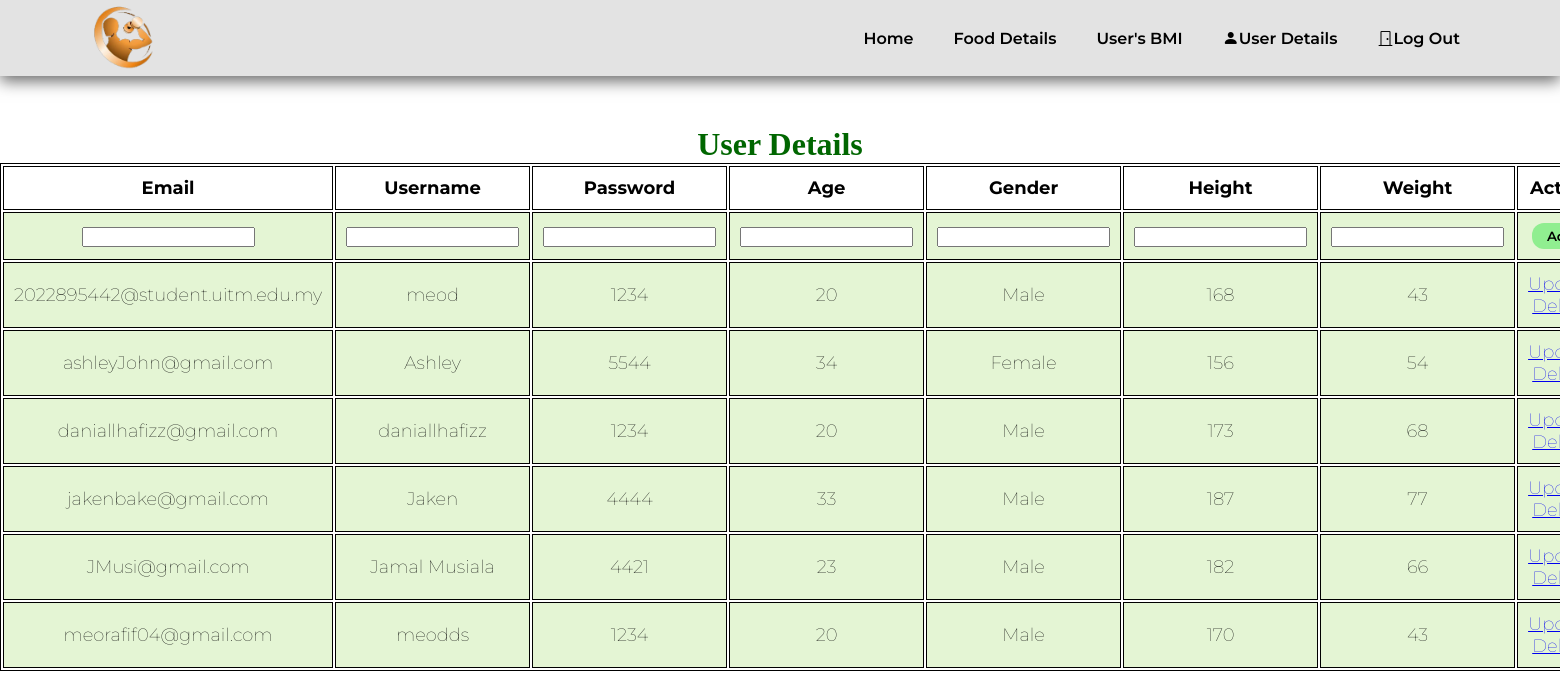
/adminuser.php (signed in), run on an earlier commit of the app's database.
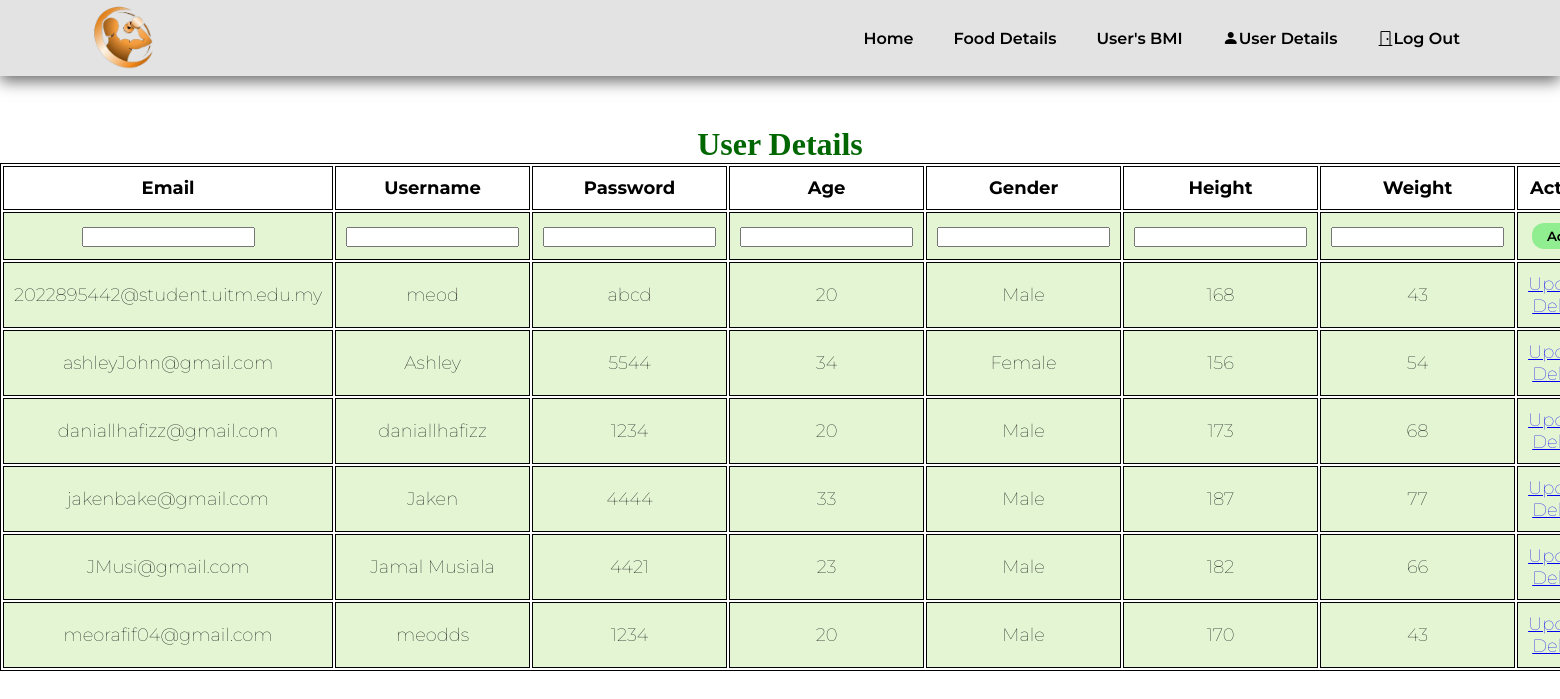
And on a later commit of the database.
### tables this page shows
CREATE TABLE `user` (
  `email` varchar(35) NOT NULL,
  `username` varchar(25) NOT NULL,
  `pass_word` varchar(30) DEFAULT NULL,
  `age` int NOT NULL,
  `gender` varchar(10) NOT NULL,
  `height` int NOT NULL,
  `weight` int NOT NULL
);

### adminuser.php (the view, shortened to what this page needs)
<?php
include 'conn.php';
$sql = " SELECT * FROM user ORDER BY email ASC ";
$result = $conn->query($sql);
?>
<!DOCTYPE html>
<html lang="en">
<head>
    <link rel="stylesheet" href="https://cdn.jsdelivr.net/npm/bootstrap-icons@1.8.3/font/bootstrap-icons.css">
    <link rel="stylesheet" href="css/home.css">
</head>
<body>
<section id="header">
        <a href="#"><img id="logo" src="newlogo2.png" alt="" class="logo" width="90" height=auto></a>
        <div>
            <ul id="navbar">
                <li><a href="adminhome.php">Home</a></li>
                <li><a href="adminfood.php">Food Details</a></li>
                <li><a href="adminbmi.php">User's BMI</a></li>
                <li><a href="adminuser.php"><i class='bi bi-person-fill'></i>User Details</a></li>
                <li><a href="login.php"><i class="bi bi-door-closed"></i>Log Out</a></li>
            </ul>
        </div>
    </section>
    <section>
        <h1>User Details</h1>
        <table>
            <tr>
                <th>Email</th>
                <th>Username</th>
                <th>Password</th>
                <th>Age</th>
                <th>Gender</th>
                <th>Height</th>
                <th>Weight</th>
                <th>Action</th>
            </tr>
            <tr>
                <form action="" method="post">
                    <td><input type="text" name="email"></td>
                    <td><input type="text" name="username"></td>
                    <td><input type="text" name="password"></td>
                    <td><input type="text" name="age"></td>
                    <td><input type="text" name="gender"></td>
                    <td><input type="text" name="height"></td>
                    <td><input type="text" name="weight"></td>
                    <td><a href=""><button name="addBtn" style="background-color: lightgreen;">Add</button></a></td>
                </form>
            </tr>
            <?php
                while($rows=$result->fetch_assoc())
                {
            ?>
            <tr>
                <td><?php echo $rows['email'];?></td>
                <td><?php echo $rows['username'];?></td>
                <td><?php echo $rows['pass_word'];?></td>
                <td><?php echo $rows['age'];?></td>
                <td><?php echo $rows['gender'];?></td>
                <td><?php echo $rows['height'];?></td>
                <td><?php echo $rows['weight'];?></td>
                <td><?php echo "<a href=updateuser.php?email=$rows[email]>Update</a>";?>
                <?php echo "<a href=delete.php?email=$rows[email]>Delete</a>";?></td>
            </tr>
            <?php
                }
            ?>
        </table>
    </section>
</body>
</html>

### css/home.css (style rules this page uses)
* { margin: 0; padding: 0; box-sizing: border-box; font-family: 'Montserrat', sans-serif; }
body { width: 100%; }
#header { z-index: 10000; display: flex; align-items: center; justify-content: space-between; padding: 20px 80px; background-color: #e3e3e3; box-shadow: 0 5px 15px rgb(0,0,0,0.6); position: sticky; top: 0; left: 0; height: 76px; }
#navbar { display: flex; align-items: center; justify-content: center; }
#navbar li { list-style: none; padding: 0 20px; }
#navbar li a { position: relative; text-decoration: none; font-size: 16px; font-weight: 600; color: #000000; transition: 0.3s ease; }
button { padding: 5px 15px; border: none; font-weight: 600; border-radius: 12px; cursor: pointer; background-color: transparent; }

### adminuser.php (style rules this page uses)
table { margin: 0 auto; font-size: large; border: 1px solid black; }
h1 { text-align: center; color: #006600; font-size: xx-large; font-family: 'Gill Sans', 'Gill Sans MT', ' Calibri', 'Trebuchet MS', 'sans-serif'; padding-top: 50px; }
td { background-color: #E4F5D4; border: 1px solid black; }
th, td { font-weight: bold; border: 1px solid black; padding: 10px; text-align: center; }
td { font-weight: lighter; }

What changed in the data, as far as the page shows it:
changed user "2022895442@student.uitm.edu.my": pass_word "1234" → "abcd"
